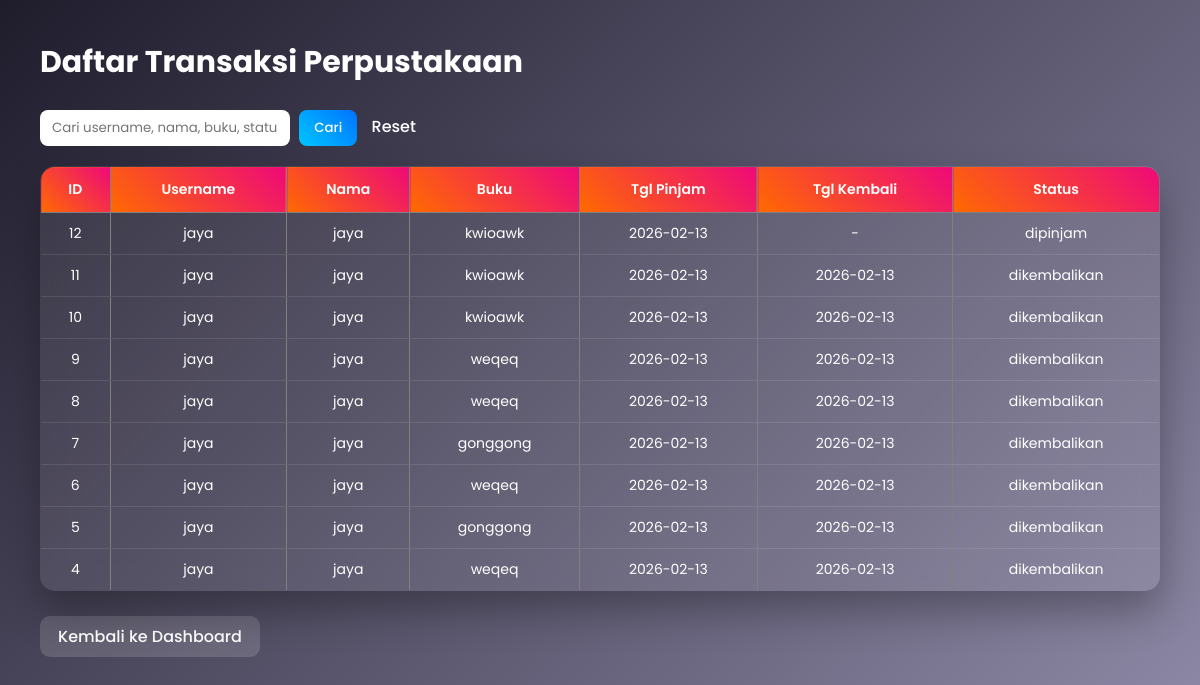
Screenshot of /admin/transaksi.php (signed in) with the database file from the repository.
### tables this page shows
CREATE TABLE `transaksi` (
  `id_transaksi` int NOT NULL,
  `id_user` int NOT NULL,
  `id_buku` int NOT NULL,
  `tgl_pinjam` date NOT NULL,
  `tgl_kembali` date DEFAULT NULL,
  `status` enum('dipinjam','dikembalikan') DEFAULT 'dipinjam',
  `created_at` timestamp NULL DEFAULT CURRENT_TIMESTAMP
);

CREATE TABLE `users` (
  `id_user` int NOT NULL,
  `username` varchar(50) NOT NULL,
  `password` varchar(255) NOT NULL,
  `nama_lengkap` varchar(100) NOT NULL,
  `role` enum('admin','siswa') NOT NULL,
  `kelas` varchar(20) DEFAULT NULL,
  `created_at` timestamp NULL DEFAULT CURRENT_TIMESTAMP
);

CREATE TABLE `buku` (
  `id_buku` int NOT NULL,
  `judul` varchar(255) NOT NULL,
  `pengarang` varchar(100) DEFAULT NULL,
  `penerbit` varchar(100) DEFAULT NULL,
  `tahun` int DEFAULT NULL,
  `stok` int DEFAULT '0',
  `penulis` varchar(100) DEFAULT NULL,
  `tahun_terbit` year DEFAULT NULL,
  `created_at` timestamp NULL DEFAULT CURRENT_TIMESTAMP
);

### admin/transaksi.php (the view, shortened to what this page needs)
<?php
include "../config/database.php";
$sql = "SELECT t.*, u.username, u.nama_lengkap, b.judul
        FROM transaksi t
        JOIN users u ON t.id_user = u.id_user
        JOIN buku b ON t.id_buku = b.id_buku
        WHERE 1=1";
$sql .= " ORDER BY t.created_at DESC";
$result = $conn->query($sql);
?>
<!DOCTYPE html>
<html>
<head>
    <link rel="stylesheet" href="../assets/css/admin_transaksi.css">
</head>
<body>
<h2>Daftar Transaksi Perpustakaan</h2>
<form method="GET" action="" style="margin-bottom:20px;">
    <input type="text" name="keyword"
           placeholder="Cari username, nama, buku, status..."
           value="<?= isset($_GET['keyword']) ? htmlspecialchars($_GET['keyword']) : '' ?>">
    <button type="submit">Cari</button>
    <a href="transaksi.php">Reset</a>
</form>
<table border="1" cellpadding="5">
    <tr>
        <th>ID</th>
        <th>Username</th>
        <th>Nama</th>
        <th>Buku</th>
        <th>Tgl Pinjam</th>
        <th>Tgl Kembali</th>
        <th>Status</th>
    </tr>
   <?php if($result->num_rows > 0): ?>
    <?php while($row = $result->fetch_assoc()): ?>
    <tr>
        <td><?= $row['id_transaksi'] ?></td>
        <td><?= $row['username'] ?></td>
        <td><?= $row['nama_lengkap'] ?></td>
        <td><?= $row['judul'] ?></td>
        <td><?= $row['tgl_pinjam'] ?></td>
        <td><?= $row['tgl_kembali'] ?? '-' ?></td>
        <td><?= $row['status'] ?></td>
    </tr>
    <?php endwhile; ?>
<?php else: ?>
<tr>
    <td colspan="7">Data transaksi tidak ditemukan</td>
</tr>
<?php endif; ?>
</table>
<p><a href="index.php">Kembali ke Dashboard</a></p>
</body>
</html>

### assets/css/admin_transaksi.css (style rules this page uses)
* { margin: 0; padding: 0; box-sizing: border-box; font-family: 'Poppins', sans-serif; }
body { min-height: 100vh; background: linear-gradient(135deg, #1f1c2c, #928dab); padding: 40px; color: #fff; }
h2 { font-size: 30px; margin-bottom: 25px; }
table { width: 100%; border-collapse: collapse; background: rgba(255,255,255,0.08); backdrop-filter: blur(12px); border-radius: 15px; overflow: hidden; box-shadow: 0 20px 40px rgba(0,0,0,0.3); }
table th { background: linear-gradient(45deg, #ff6a00, #ee0979); padding: 12px; text-align: center; font-size: 14px; font-weight: 600; }
table td { padding: 10px; text-align: center; font-size: 14px; border-bottom: 1px solid rgba(255,255,255,0.1); }
p { margin-top: 25px; }
p a { display: inline-block; padding: 8px 18px; border-radius: 10px; text-decoration: none; font-weight: 500; background: rgba(255,255,255,0.15); color: #fff; transition: 0.3s; }
form { margin-bottom: 20px; }
form input[type="text"] { padding: 8px 12px; border-radius: 8px; border: none; outline: none; width: 250px; }
form button { padding: 8px 15px; border-radius: 8px; border: none; cursor: pointer; background: linear-gradient(45deg, #00c6ff, #0072ff); color: white; font-weight: 500; margin-left: 5px; }
form a { margin-left: 10px; text-decoration: none; font-weight: 500; color: #fff; }

### rows the page displays
transaksi: id_transaksi "12", id_user.username "jaya", id_user.nama_lengkap "jaya", id_buku.judul "kwioawk", tgl_pinjam "2026-02-13", tgl_kembali "-", status "dipinjam"
transaksi: id_transaksi "11", id_user.username "jaya", id_user.nama_lengkap "jaya", id_buku.judul "kwioawk", tgl_pinjam "2026-02-13", tgl_kembali "2026-02-13", status "dikembalikan"
transaksi: id_transaksi "10", id_user.username "jaya", id_user.nama_lengkap "jaya", id_buku.judul "kwioawk", tgl_pinjam "2026-02-13", tgl_kembali "2026-02-13", status "dikembalikan"
transaksi: id_transaksi "9", id_user.username "jaya", id_user.nama_lengkap "jaya", id_buku.judul "weqeq", tgl_pinjam "2026-02-13", tgl_kembali "2026-02-13", status "dikembalikan"
transaksi: id_transaksi "8", id_user.username "jaya", id_user.nama_lengkap "jaya", id_buku.judul "weqeq", tgl_pinjam "2026-02-13", tgl_kembali "2026-02-13", status "dikembalikan"
transaksi: id_transaksi "7", id_user.username "jaya", id_user.nama_lengkap "jaya", id_buku.judul "gonggong", tgl_pinjam "2026-02-13", tgl_kembali "2026-02-13", status "dikembalikan"
transaksi: id_transaksi "6", id_user.username "jaya", id_user.nama_lengkap "jaya", id_buku.judul "weqeq", tgl_pinjam "2026-02-13", tgl_kembali "2026-02-13", status "dikembalikan"
transaksi: id_transaksi "5", id_user.username "jaya", id_user.nama_lengkap "jaya", id_buku.judul "gonggong", tgl_pinjam "2026-02-13", tgl_kembali "2026-02-13", status "dikembalikan"
transaksi: id_transaksi "4", id_user.username "jaya", id_user.nama_lengkap "jaya", id_buku.judul "weqeq", tgl_pinjam "2026-02-13", tgl_kembali "2026-02-13", status "dikembalikan"
